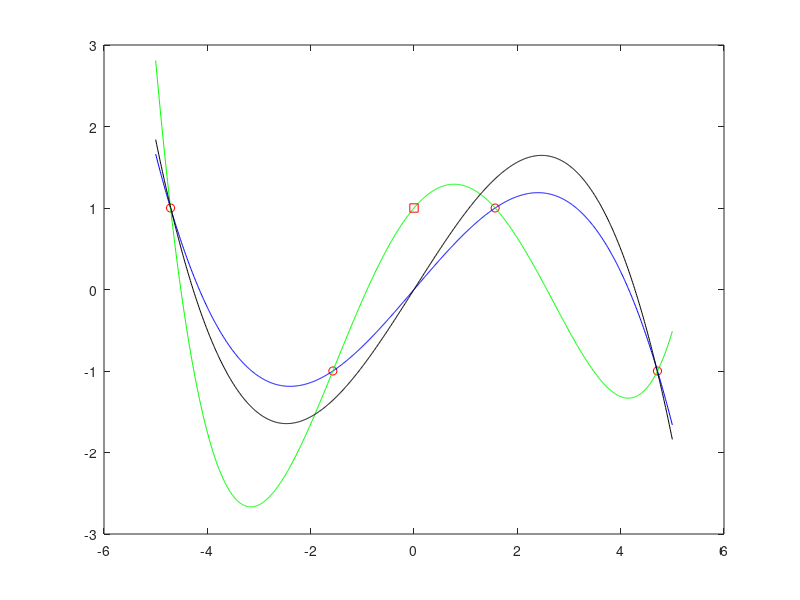

The MATLAB source for this figure:
clear;
clc;

%JULIO20
    %Ejercicio1
%vector columna de los valores x donde se va a interpolar
xi = [0:0.4:0.8]';

%vector columna de los valores de la función sobre los nodos
yi = [1  4 -0.5]';

%matriz de coeficientes
H = [xi.^0 sin(pi*xi) sin(2*pi*xi)];

%término independiente
b = yi;
%vector de incognitas
c = H\b;

% Gráfica de la función interpolante en [0,0.8] y puntos donde interpola
xx=0:0.01:0.8;
yy=c(1)+c(2)*sin(pi*xx) +c(3)*sin(2*pi*xx);
% plot(xx,yy,'g',xi,yi,'og')

%JULIO19

    %Ejercicio1
%a.
%vector columna de los valores x donde se va a interpolar
xi = [2.6 2.9 3.1 3.5]';

%vector columna de los valores de la función sobre los nodos
yi = [2.3 4.1 5.3 6.6]';

%grado minimo. 4 condiciones -> grado3
% pol.grado3   a+ b*x+ c*x^2 + d*x^3

%Matriz de coeficientes de las incógnitas
H1 = [xi.^0 xi.^1 xi.^2 xi.^3];
%término independiente
b1 = yi;
%vector de incognitas. coeficientes
c1 = H1\b1;

%b.
%u(x) =A + B/x + Clog(x) + Dx^2

%Matriz de coeficientes de las incógnitas
H2 = [xi.^0 1./xi log(xi) xi.^2];
%término independiente
b2 = yi;
%vector de incognitas. coeficientes
c2 = H2\b2;

%valores de coeficientes:
A = c2(1);
B = c2(2);
C = c2(3);
D = c2(4);


%graficas
xx=2.6:0.01:3.6;
yy1 = c1(1) *xx.^0 + c1(2)*xx.^1 + c1(3) *xx.^2 + c1(4) * xx.^3;
yy2 = c2(1) *xx.^0 + c2(2)./xx + c2(3) .* log(xx) + c2(4) .*xx.^2;

% plot(xi,yi,'ro',xx,yy1,'b',xx,yy2,'g')


%JULIO18

    %Ejercicio1
    

%vector columna de los valores x donde se va a interpolar
xi = [-0.5 -0.3 0.1 0.5]';

%vector columna de los valores de la función sobre los nodos
yi = [2.5 2.3 1.9 1.4]';

%grado minimo. 4 condiciones -> grado3
% pol.grado3   a+ b*x+ c*x^2 + d*x^3

%Matriz de coeficientes de las incógnitas
H = [xi.^0 xi.^1 xi.^2 xi.^3];
%término independiente
b = yi;
%vector de incognitas. coeficientes
c = H\b;
%graficas
xx=-0.7:0.01:0.7;
yy = c(1) *xx.^0 + c(2)*xx.^1 + c(3) *xx.^2 + c(4) * xx.^3;
% plot(xi,yi,'r*',xx,yy,'b')


%p'(1) = 2 -> 5 condiciones. grado 4
%Matriz de coeficientes de las incógnitas
H = [xi.^0 xi.^1 xi.^2 xi.^3 xi.^4];
b = [yi;2];
H = [H;0 1 2 3 4];
c = H\b;
px = c(1) +c(2)*xi + c(3)*xi.^2 +c(4)*xi.^3 + c(5)*xi.^4;


%JUNIO 17

    %Ejercicio 1
%     izq | der
%     f   | g

n = 1:8;
h = 10.^-n;

f = cosh(1);
dg = cosh(1+h) - 2*cosh(1) + cosh(1-h);
Dg = h.^2;
g = dg./Dg;

%error relativo
er_abs = abs(f - g); 	%er_abs = abs(vex - vaprox)
er_rel = er_abs ./ f;	%er_rel = er_abs ./ vex
%cifras
ncifras=floor(-log10(er_rel));
% fprintf('h: %2d error rel: %0.2e n_cifras:%2d \n',[h;er_rel;ncifras])

% subplot(2,1,1), loglog(n,er_rel,'r'), title('Error relativo respecto de n') 
% subplot(2,1,2), semilogx(h,ncifras,'g*'), title('Nº cifras dec significativas respecto de h')



    %Ejercicio2

%a.
%vector columna de los valores x donde se va a interpolar
xi = pi*[-1.5:1:1.5]';
%vector columna de los valores de la función sobre los nodos
yi = sin(xi);
%4 condiciones -> grado 3
%Matriz de coeficientes de las incógnitas
H = [xi.^0 xi.^1 xi.^2 xi.^3];	
%término independiente
b = yi;
%vector de incognitas. coeficientes
c = H\b;
% Gráfica de la función interpolante y puntos donde interpola
xx=-5:0.01:5;
yy = c(1) *xx.^0 + c(2)*xx.^1 + c(3) *xx.^2 + c(4) *xx.^3;
% plot(xi,yi,'ro',xx,yy,'b')


%b.
%condicion p(0) = 1 -> a =1
%5 condiciones -> grado 4
%matriz de coeficientes
H2 = [xi.^1 xi.^2 xi.^3 xi.^4];
%término independiente
b2 = yi - 1;
%vector de incógnitas
c2 = H2\b2;

%Graficas
xx=-5:0.01:5;
yy2 = 1 + c2(1)*xx.^1 + c2(2) *xx.^2 + c2(3) *xx.^3 + c2(4) *xx.^4;
% plot(xi,yi,'ro',xx,yy2,'g',0,1,'sr')
    
%c.
%pol. grado 3 condiciones p'(0) = 1
%5 condiciones 
%c2 = 1

%matriz de coeficientes
H3 = [xi.^0 xi.^2 xi.^3];

%término independiente
b3 = yi - xi;
%vector de incógnitas
c3 = H3\b3;
%Graficas
xx=-5:0.01:5;
yy3 = c3(1)*xx.^0+ xx + c3(2) *xx.^2 + c3(3) *xx.^3;
plot(xi,yi,'ro',xx,yy3,'k')

%residuo y error
residuo = c3(1)*xi.^0+ xi + c3(2) *xi.^2 + c3(3) *xi.^3 - yi;
error = sum(residuo.^2);

%grafica conjunta
plot(xi,yi,'ro',xx,yy,'b',xx,yy2,'g',0,1,'sr',xx,yy3,'k')
    
    
    
    
    
    
    
    